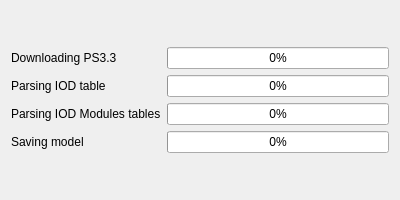
<?xml version="1.0" encoding="UTF-8"?>
<ui version="4.0">
 <class>LoadIODDialog</class>
 <widget class="QDialog" name="LoadIODDialog">
  <property name="geometry">
   <rect>
    <x>0</x>
    <y>0</y>
    <width>400</width>
    <height>200</height>
   </rect>
  </property>
  <property name="windowTitle">
   <string>Loading IOD</string>
  </property>
  <property name="modal">
   <bool>true</bool>
  </property>
  <layout class="QGridLayout" name="gridLayout_2">
   <item row="0" column="0">
    <layout class="QGridLayout" name="gridLayout" columnstretch="0,1">
     <property name="sizeConstraint">
      <enum>QLayout::SizeConstraint::SetDefaultConstraint</enum>
     </property>
     <item row="0" column="0">
      <widget class="QLabel" name="label">
       <property name="text">
        <string>Downloading PS3.3</string>
       </property>
      </widget>
     </item>
     <item row="2" column="0">
      <widget class="QLabel" name="label_3">
       <property name="text">
        <string>Parsing IOD Modules tables</string>
       </property>
      </widget>
     </item>
     <item row="1" column="0">
      <widget class="QLabel" name="label_2">
       <property name="text">
        <string>Parsing IOD table</string>
       </property>
      </widget>
     </item>
     <item row="2" column="1">
      <widget class="QProgressBar" name="progressBarParseModules">
       <property name="value">
        <number>0</number>
       </property>
      </widget>
     </item>
     <item row="1" column="1">
      <widget class="QProgressBar" name="progressBarParseTable">
       <property name="value">
        <number>0</number>
       </property>
      </widget>
     </item>
     <item row="0" column="1">
      <widget class="QProgressBar" name="progressBarDownload">
       <property name="value">
        <number>0</number>
       </property>
      </widget>
     </item>
     <item row="3" column="0">
      <widget class="QLabel" name="label_4">
       <property name="text">
        <string>Saving model</string>
       </property>
      </widget>
     </item>
     <item row="3" column="1">
      <widget class="QProgressBar" name="progressBarSaveModel">
       <property name="value">
        <number>0</number>
       </property>
      </widget>
     </item>
    </layout>
   </item>
  </layout>
 </widget>
 <resources/>
 <connections/>
</ui>
